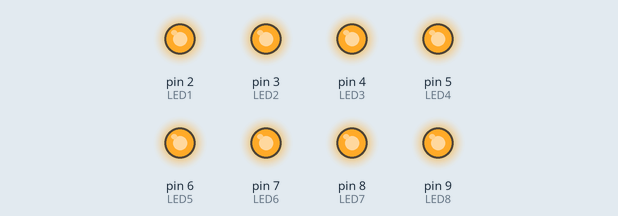
Recording of a sketch running on a simulated Arduino Uno, built with avr-gcc and run on an emulated ATmega328P. On the bench: output pins drawn as LEDs (lit = HIGH).

Above: at 0.5 s.
At 3.5 s:
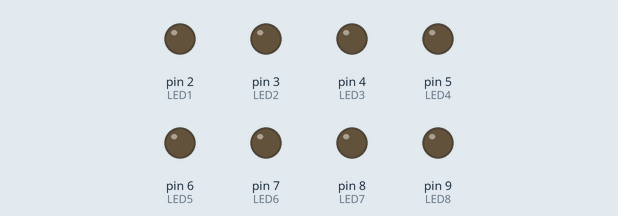
Timing chart, 0 to 4.6 s (numbered marks = the images above):
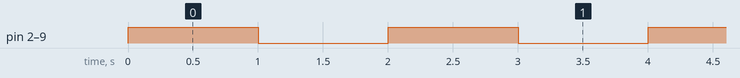

Measured:
- by itself, pin 2 (LED1), pin 3 (LED2), pin 4 (LED3), pin 5 (LED4), pin 6 (LED5), pin 7 (LED6), pin 8 (LED7), pin 9 (LED8): alternates HIGH for 1.0 s and LOW for 1.0 s

The sketch:

ARRAY8LEDS1.ino
```cpp
/****************************************************************
**                                                             **
**                          TÍTOL:                             **
**                       ARRAY8LEDS 1                          **
**                                                             **
**  NOM: Mohamed el Marnissi                  DATA: 19/03/2017 **
****************************************************************/
//************************ INCLUDE ******************************


//*********************** VARIABLES *****************************

const int LED1 = 2; // estableix variable constant amb valor int
const int LED2 = 3; // estableix variable constant amb valor int
const int LED3 = 4; // estableix variable constant amb valor int
const int LED4 = 5; // estableix variable constant amb valor int
const int LED5 = 6; // estableix variable constant amb valor int
const int LED6 = 7; // estableix variable constant amb valor int
const int LED7 = 8; // estableix variable constant amb valor int
const int LED8 = 9; // estableix variable constant amb valor int

int t = 1000;

//************************** SETUP ******************************

void setup() {                 // configura el final de salida

  pinMode(LED1, OUTPUT);//Estableix variable LED1 com a sortida.
  pinMode(LED2, OUTPUT);//Estableix variable LED2 com a sortida.
  pinMode(LED3, OUTPUT);//Estableix variable LED3 com a sortida.
  pinMode(LED4, OUTPUT);//Estableix variable LED4 com a sortida.
  pinMode(LED5, OUTPUT);//Estableix variable LED5 com a sortida.
  pinMode(LED6, OUTPUT);//Estableix variable LED6 com a sortida.
  pinMode(LED7, OUTPUT);//Estableix variable LED7 com a sortida.
  pinMode(LED8, OUTPUT);//Estableix variable LED8 com a sortida.
}

//*************************** LOOP ******************************

void loop() {
  digitalWrite(LED1, HIGH);// Escriu sortida digital LED1 a estat HIGH (ences).
  digitalWrite(LED2, HIGH);// Escriu sortida digital LED2 a estat HIGH (ences).
  digitalWrite(LED3, HIGH);// Escriu sortida digital LED3 a estat HIGH (ences).
  digitalWrite(LED4, HIGH);// Escriu sortida digital LED4 a estat HIGH (ences).
  digitalWrite(LED5, HIGH);// Escriu sortida digital LED5 a estat HIGH (ences).
  digitalWrite(LED6, HIGH);// Escriu sortida digital LED6 a estat HIGH (ences).
  digitalWrite(LED7, HIGH);// Escriu sortida digital LED7 a estat HIGH (ences).
  digitalWrite(LED8, HIGH);// Escriu sortida digital LED8 a estat HIGH (ences).
  delay(t);//s'espera valor variable t.
  digitalWrite(LED1, LOW);// Escriu sortida digital LED1 a estat LOW (apagat).
  digitalWrite(LED2, LOW);// Escriu sortida digital LED2 a estat LOW (apagat).
  digitalWrite(LED3, LOW);// Escriu sortida digital LED3 a estat LOW (apagat).
  digitalWrite(LED4, LOW);// Escriu sortida digital LED4 a estat LOW (apagat).
  digitalWrite(LED5, LOW);// Escriu sortida digital LED5 a estat LOW (apagat).
  digitalWrite(LED6, LOW);// Escriu sortida digital LED6 a estat LOW (apagat).
  digitalWrite(LED7, LOW);// Escriu sortida digital LED7 a estat LOW (apagat).
  digitalWrite(LED8, LOW);// Escriu sortida digital LED8 a estat LOW (apagat).
  delay(t);//s'espera valor variable t.
}


//************************** FUNCIONS ***************************
```
